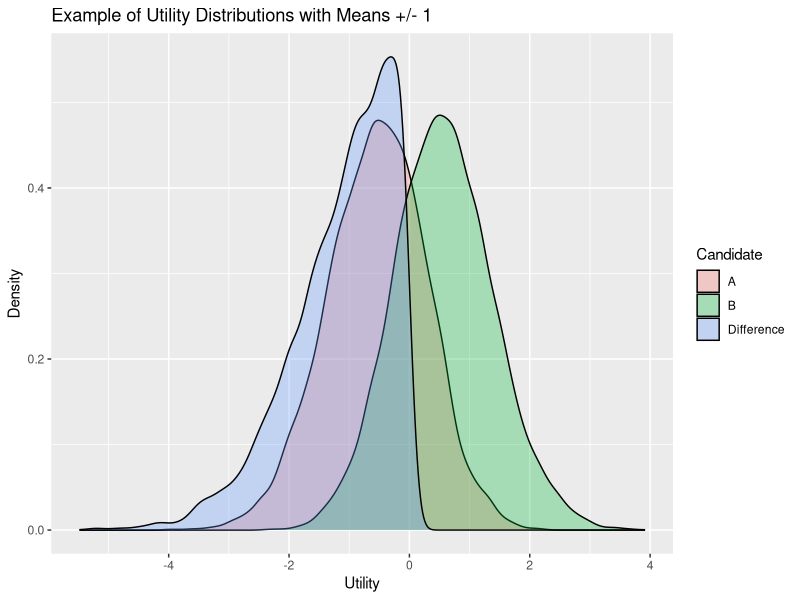

Write the R code that produced this figure.
# check normal and skewed distributions
# check real means and medians for scenarios
# look closer at distributions where efficiency doesn't work


## ----echo=FALSE----------------------------------------------------------
setwd("/data/Dropbox/Uni/TA_Peter/voting")

### load required packages
suppressPackageStartupMessages(library(MASS))
suppressPackageStartupMessages(library(sn))
suppressPackageStartupMessages(library(ggplot2))
suppressPackageStartupMessages(library(reshape2))

### set simulation parameters
n.vote <- c(10,20,50,100,200,500,1000,2000,5000,10000)
sd.diff <- c(0,0.005,0.01,0.025,0.05,0.1,0.25,0.5,0.75,1)
n.sim <- 1000
set.seed(123)


a <- data.frame(Utility=rsn(n.vote[length(n.vote)],xi=0,omega=1,alpha=-10),Candidate="A")
b <- data.frame(Utility=rsn(n.vote[length(n.vote)],xi=0,omega=1,alpha=10),Candidate="B")
diff <- data.frame(Utility=a[,1] - b[,1],Candidate="Difference")


utils <- rmsn(n=n.vote[length(n.vote)], xi=c(0,0), Omega=matrix(c(1,0,0,1),nrow=2), alpha=c(-100,100))
a <- data.frame(Utility=utils[,1],Candidate="A")
b <- data.frame(Utility=utils[,2],Candidate="B")
diff <- data.frame(Utility=a[,1] - b[,1],Candidate="Difference")

data <- data.frame(rbind(a,b,diff))
ggplot(data, aes(x=Utility, fill=Candidate)) + 
  ggtitle("Example of Utility Distributions with Means +/- 1") +
  geom_density(alpha=.3) +
  scale_y_continuous(name="Density")
